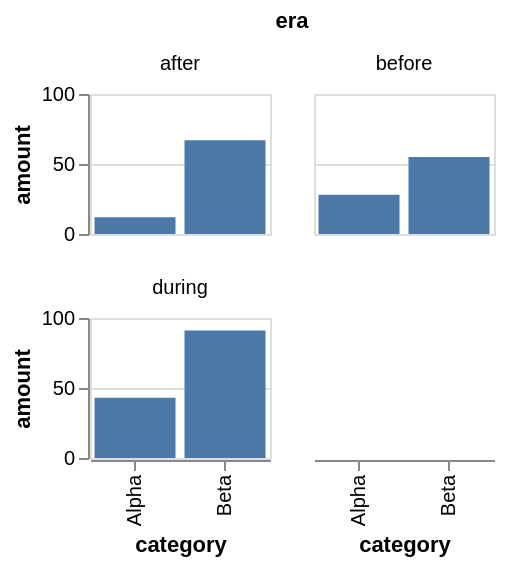

Vega-Lite specification for this chart:
### Vega-Lite specification from a JSON file in a GitHub repository (floating-point values rounded to 4 significant figures)
{"$schema": "https://vega.github.io/schema/vega-lite/v5.json", "description": "One field's values wrapped two to a row, each cell captioning itself.", "data": {"values": [{"category": "Alpha", "amount": 28, "era": "before"}, {"category": "Beta", "amount": 55, "era": "before"}, {"category": "Alpha", "amount": 43, "era": "during"}, {"category": "Beta", "amount": 91, "era": "during"}, {"category": "Alpha", "amount": 12, "era": "after"}, {"category": "Beta", "amount": 67, "era": "after"}]}, "columns": 2, "facet": {"field": "era", "type": "nominal"}, "spec": {"width": 90, "height": 70, "mark": "bar", "encoding": {"x": {"field": "category", "type": "nominal"}, "y": {"field": "amount", "type": "quantitative"}}}}
